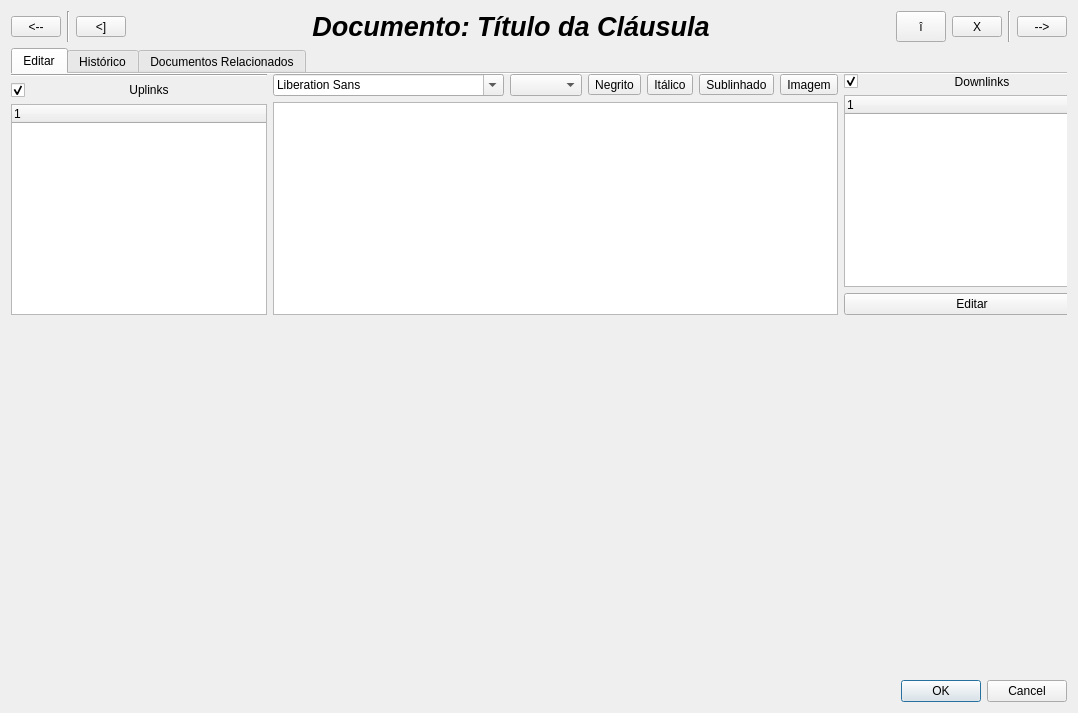
<?xml version="1.0" encoding="UTF-8"?>
<ui version="4.0">
 <class>clauseViewWidget</class>
 <widget class="QWidget" name="clauseViewWidget">
  <property name="geometry">
   <rect>
    <x>0</x>
    <y>0</y>
    <width>1078</width>
    <height>713</height>
   </rect>
  </property>
  <property name="windowTitle">
   <string>Form</string>
  </property>
  <layout class="QVBoxLayout" name="verticalLayout_4">
   <item>
    <layout class="QHBoxLayout" name="horizontalLayout">
     <item>
      <widget class="QToolButton" name="previousButton">
       <property name="sizePolicy">
        <sizepolicy hsizetype="Fixed" vsizetype="Fixed">
         <horstretch>0</horstretch>
         <verstretch>0</verstretch>
        </sizepolicy>
       </property>
       <property name="maximumSize">
        <size>
         <width>50</width>
         <height>16777215</height>
        </size>
       </property>
       <property name="text">
        <string>&lt;--</string>
       </property>
      </widget>
     </item>
     <item>
      <widget class="Line" name="line_2">
       <property name="orientation">
        <enum>Qt::Vertical</enum>
       </property>
      </widget>
     </item>
     <item>
      <widget class="QToolButton" name="returnButton">
       <property name="sizePolicy">
        <sizepolicy hsizetype="Fixed" vsizetype="Fixed">
         <horstretch>0</horstretch>
         <verstretch>0</verstretch>
        </sizepolicy>
       </property>
       <property name="maximumSize">
        <size>
         <width>50</width>
         <height>16777215</height>
        </size>
       </property>
       <property name="text">
        <string>&lt;]</string>
       </property>
      </widget>
     </item>
     <item>
      <widget class="QLabel" name="titleLabel">
       <property name="font">
        <font>
         <pointsize>20</pointsize>
         <weight>75</weight>
         <italic>true</italic>
         <bold>true</bold>
        </font>
       </property>
       <property name="text">
        <string>Documento: Título da Cláusula</string>
       </property>
       <property name="alignment">
        <set>Qt::AlignCenter</set>
       </property>
      </widget>
     </item>
     <item>
      <widget class="QToolButton" name="upButton">
       <property name="sizePolicy">
        <sizepolicy hsizetype="Fixed" vsizetype="Fixed">
         <horstretch>0</horstretch>
         <verstretch>0</verstretch>
        </sizepolicy>
       </property>
       <property name="maximumSize">
        <size>
         <width>50</width>
         <height>50</height>
        </size>
       </property>
       <property name="text">
        <string>î</string>
       </property>
      </widget>
     </item>
     <item>
      <widget class="QToolButton" name="deleteButton">
       <property name="sizePolicy">
        <sizepolicy hsizetype="Fixed" vsizetype="Fixed">
         <horstretch>0</horstretch>
         <verstretch>0</verstretch>
        </sizepolicy>
       </property>
       <property name="maximumSize">
        <size>
         <width>50</width>
         <height>16777215</height>
        </size>
       </property>
       <property name="text">
        <string>X</string>
       </property>
      </widget>
     </item>
     <item>
      <widget class="Line" name="line_3">
       <property name="orientation">
        <enum>Qt::Vertical</enum>
       </property>
      </widget>
     </item>
     <item>
      <widget class="QToolButton" name="nextButton">
       <property name="sizePolicy">
        <sizepolicy hsizetype="Fixed" vsizetype="Fixed">
         <horstretch>0</horstretch>
         <verstretch>0</verstretch>
        </sizepolicy>
       </property>
       <property name="maximumSize">
        <size>
         <width>50</width>
         <height>16777215</height>
        </size>
       </property>
       <property name="text">
        <string>--&gt;</string>
       </property>
      </widget>
     </item>
    </layout>
   </item>
   <item>
    <widget class="QTabWidget" name="tabWidget">
     <property name="currentIndex">
      <number>0</number>
     </property>
     <property name="documentMode">
      <bool>true</bool>
     </property>
     <widget class="QWidget" name="editTab">
      <attribute name="title">
       <string>Editar</string>
      </attribute>
      <widget class="QWidget" name="">
       <layout class="QHBoxLayout" name="horizontalLayout_5">
        <item>
         <layout class="QVBoxLayout" name="verticalLayout">
          <item>
           <widget class="Line" name="line">
            <property name="orientation">
             <enum>Qt::Horizontal</enum>
            </property>
           </widget>
          </item>
          <item>
           <layout class="QHBoxLayout" name="horizontalLayout_2">
            <item>
             <widget class="QCheckBox" name="showUplinksCheckBox">
              <property name="sizePolicy">
               <sizepolicy hsizetype="Fixed" vsizetype="Fixed">
                <horstretch>0</horstretch>
                <verstretch>0</verstretch>
               </sizepolicy>
              </property>
              <property name="text">
               <string/>
              </property>
              <property name="checked">
               <bool>true</bool>
              </property>
             </widget>
            </item>
            <item>
             <widget class="QLabel" name="uplinksLabel">
              <property name="sizePolicy">
               <sizepolicy hsizetype="Preferred" vsizetype="Fixed">
                <horstretch>0</horstretch>
                <verstretch>0</verstretch>
               </sizepolicy>
              </property>
              <property name="text">
               <string>Uplinks</string>
              </property>
              <property name="alignment">
               <set>Qt::AlignCenter</set>
              </property>
             </widget>
            </item>
           </layout>
          </item>
          <item>
           <widget class="QTreeWidget" name="uplinksTreeWidget">
            <column>
             <property name="text">
              <string notr="true">1</string>
             </property>
            </column>
           </widget>
          </item>
         </layout>
        </item>
        <item>
         <layout class="QVBoxLayout" name="verticalLayout_3">
          <item>
           <layout class="QHBoxLayout" name="horizontalLayout_4">
            <item>
             <widget class="QFontComboBox" name="fontComboBox"/>
            </item>
            <item>
             <widget class="QComboBox" name="fontSizeComboBox"/>
            </item>
            <item>
             <widget class="QToolButton" name="boldButton">
              <property name="text">
               <string>Negrito</string>
              </property>
              <property name="arrowType">
               <enum>Qt::NoArrow</enum>
              </property>
             </widget>
            </item>
            <item>
             <widget class="QToolButton" name="italicButton">
              <property name="text">
               <string>Itálico</string>
              </property>
             </widget>
            </item>
            <item>
             <widget class="QToolButton" name="underlineButton">
              <property name="text">
               <string>Sublinhado</string>
              </property>
             </widget>
            </item>
            <item>
             <widget class="QToolButton" name="imageButton">
              <property name="text">
               <string>Imagem</string>
              </property>
             </widget>
            </item>
           </layout>
          </item>
          <item>
           <widget class="QTextEdit" name="textEdit"/>
          </item>
         </layout>
        </item>
        <item>
         <layout class="QVBoxLayout" name="verticalLayout_2">
          <item>
           <layout class="QHBoxLayout" name="horizontalLayout_3">
            <item>
             <widget class="QCheckBox" name="downlinksCheckBox">
              <property name="sizePolicy">
               <sizepolicy hsizetype="Fixed" vsizetype="Fixed">
                <horstretch>0</horstretch>
                <verstretch>0</verstretch>
               </sizepolicy>
              </property>
              <property name="text">
               <string/>
              </property>
              <property name="checked">
               <bool>true</bool>
              </property>
             </widget>
            </item>
            <item>
             <widget class="QLabel" name="downlinksLabel">
              <property name="text">
               <string>Downlinks</string>
              </property>
              <property name="alignment">
               <set>Qt::AlignCenter</set>
              </property>
             </widget>
            </item>
           </layout>
          </item>
          <item>
           <widget class="QTreeWidget" name="downlinksTreeWidget">
            <column>
             <property name="text">
              <string notr="true">1</string>
             </property>
            </column>
           </widget>
          </item>
          <item>
           <widget class="QPushButton" name="editDownlinksButton">
            <property name="text">
             <string>Editar</string>
            </property>
           </widget>
          </item>
         </layout>
        </item>
       </layout>
      </widget>
     </widget>
     <widget class="QWidget" name="tab_2">
      <attribute name="title">
       <string>Histórico</string>
      </attribute>
     </widget>
     <widget class="QWidget" name="tab_3">
      <attribute name="title">
       <string>Documentos Relacionados</string>
      </attribute>
     </widget>
    </widget>
   </item>
   <item>
    <widget class="QDialogButtonBox" name="buttonBox">
     <property name="orientation">
      <enum>Qt::Horizontal</enum>
     </property>
     <property name="standardButtons">
      <set>QDialogButtonBox::Cancel|QDialogButtonBox::Ok</set>
     </property>
    </widget>
   </item>
  </layout>
 </widget>
 <resources/>
 <connections/>
</ui>
